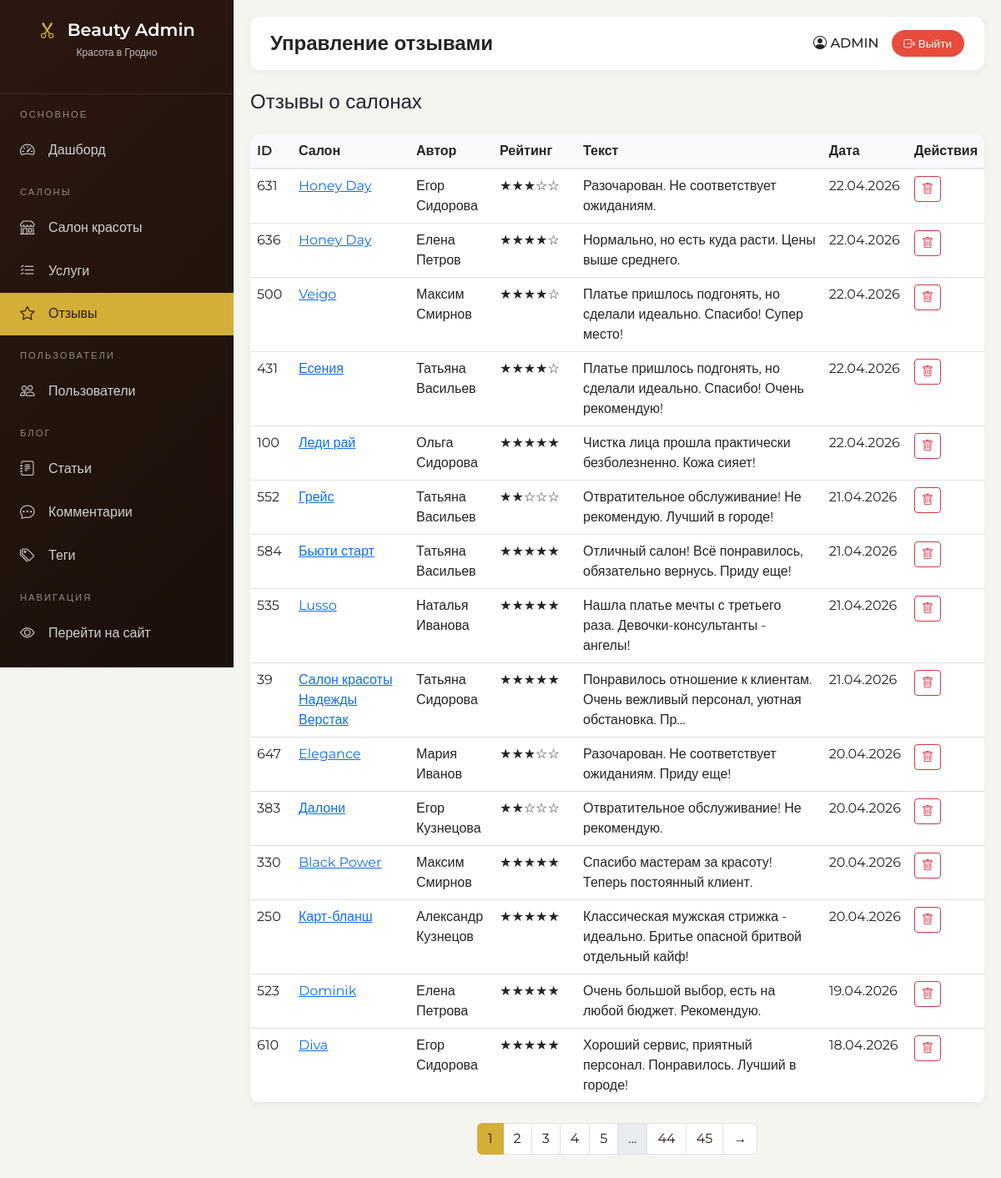
The page /admin/reviews (signed in) on the database as committed earlier.
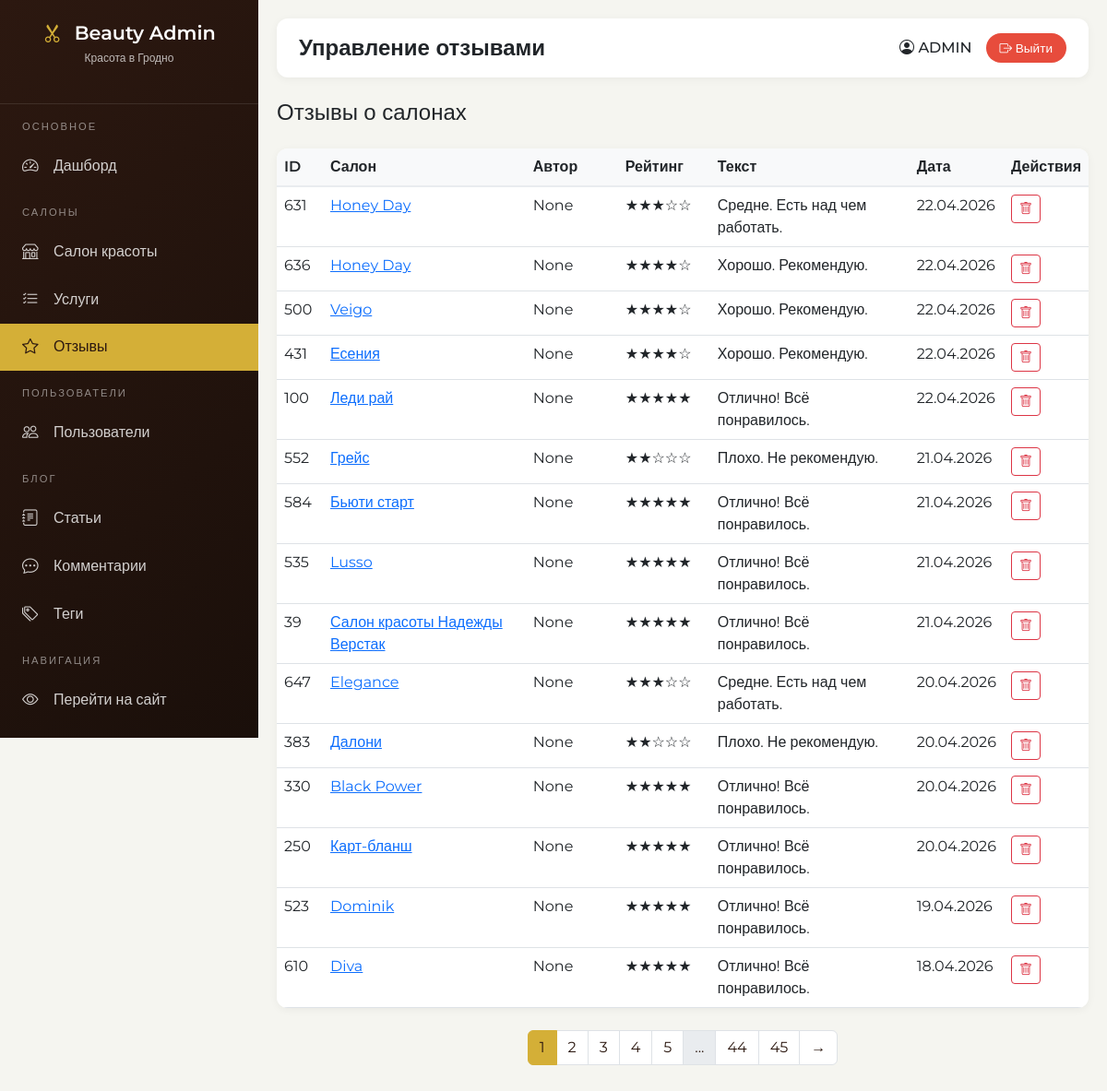
The same page on the database as committed later.
### models.py (models this page shows, shortened)
class User(db.Model, UserMixin):
    __tablename__ = 'users'
    id = db.Column(db.Integer, primary_key=True)
    email = db.Column(db.String(100), unique=True, nullable=False)
    first_name = db.Column(db.String(50))
    last_name = db.Column(db.String(50))
    password_hash = db.Column(db.String(255), nullable=False)
    is_active = db.Column(db.Boolean, default=True)
    created_at = db.Column(db.DateTime, default=datetime.now)
    is_admin = db.Column(db.Boolean, default=False)
    phone = db.Column(db.String(20))
    avatar_url = db.Column(db.String(300))
    favorite_salons = db.relationship('Salon', secondary=user_favorites, backref='fans', lazy='dynamic')

class Review(db.Model):
    __tablename__ = 'reviews'
    id = db.Column(db.Integer, primary_key=True)
    salon_id = db.Column(db.Integer, db.ForeignKey('salons.id'))
    author_name = db.Column(db.String(100))
    rating = db.Column(db.Integer)
    text = db.Column(db.Text)
    tags = db.Column(db.String(300))
    created_at = db.Column(db.DateTime, server_default=db.func.now())
    user_id = db.Column(db.Integer, db.ForeignKey('users.id'), nullable=True)
    user = db.relationship('User', backref='reviews', lazy=True)  # Добавлено

class Salon(db.Model):
    __tablename__ = 'salons'
    id = db.Column(db.Integer, primary_key=True)
    name = db.Column(db.String(200))
    category = db.Column(db.String(100))
    description = db.Column(db.Text)
    address = db.Column(db.String(300))
    district = db.Column(db.String(100))
    phone = db.Column(db.String(20))
    working_hours = db.Column(db.String(200))
    rating = db.Column(db.Float, default=0.0)
    reviews_count = db.Column(db.Integer, default=0)
    is_verified = db.Column(db.Boolean, default=False)
    image_url = db.Column(db.String(300), default='/static/img/default.png')
    created_at = db.Column(db.DateTime, server_default=db.func.now())
    social_instagram = db.Column(db.String(300))
    social_vk = db.Column(db.String(300))
    social_facebook = db.Column(db.String(300))
    social_telegram = db.Column(db.String(300))
    services = db.relationship('Service', backref='salon', lazy=True, cascade='all, delete-orphan')
    reviews = db.relationship('Review', backref='salon', lazy=True, cascade='all, delete-orphan')

### admin.py (the view)
@admin_bp.route('/reviews')
@login_required
@admin_required
def reviews():
    page = request.args.get('page', 1, type=int)
    per_page = 15
    pagination = Review.query.order_by(desc(Review.created_at)).paginate(page=page, per_page=per_page, error_out=False)
    return render_template('admin/reviews.html',
        title='Управление отзывами',
        reviews=pagination.items,
        pagination=pagination
    )

### admin.py (called while the page is built)
def admin_required(f):
    @wraps(f)
    def decorated_function(*args, **kwargs):
        if not current_user.is_authenticated or not current_user.is_admin:
            abort(403)
        return f(*args, **kwargs)
    return decorated_function

### app.py (called while the page is built)
@login_manager.user_loader
def load_user(user_id):
    return User.query.get(int(user_id))

@app.context_processor
def inject_now():
    return {'now': datetime.now()}

@app.context_processor
def inject_user():
    user_favorites = []
    if current_user.is_authenticated:
        user_favorites = [s.id for s in current_user.favorite_salons.all()]
    return {
        'current_user': current_user,
        'user_favorites': user_favorites
    }

### templates/admin/reviews.html (shortened to what this page needs)
{% extends "admin/base.html" %}
{% block content %}
<div class="d-flex justify-content-between align-items-center mb-4">
    <h4 class="mb-0">Отзывы о салонах</h4>
</div>
<div class="admin-table">
    <div class="table-responsive">
        <table class="table table-hover">
            <thead>
                <tr>
                    <th style="width: 50px;">ID</th>
                    <th>Салон</th>
                    <th style="width: 100px;">Автор</th>
                    <th style="width: 100px;">Рейтинг</th>
                    <th>Текст</th>
                    <th style="width: 100px;">Дата</th>
                    <th style="width: 80px;">Действия</th>
                </tr>
            </thead>
            <tbody>
                {% for review in reviews %}
                <tr>
                    <td>{{ review.id }}</td>
                    <td><a href="/catalog/{{ review.salon_id }}" target="_blank">{{ review.salon.name[:30] }}</a></td>
                    <td>{{ review.author_name }}</td>
                    <td class="text-nowrap">{% for i in range(review.rating) %}★{% endfor %}{% for i in range(5-review.rating) %}☆{% endfor %}</td>
                    <td>{{ review.text[:80] }}{% if review.text|length > 80 %}...{% endif %}</td>
                    <td>{{ review.created_at.strftime('%d.%m.%Y') }}</td>
                    <td class="text-nowrap">
                        <form method="post" action="{{ url_for('admin.delete_review', id=review.id) }}" class="d-inline delete-confirm">
                            <button type="submit" class="btn btn-sm btn-outline-danger">
                                <i class="bi bi-trash"></i>
                            </button>
                        </form>
                    </td>
                </tr>
                {% endfor %}
            </tbody>
        </table>
    </div>
</div>
{% if pagination.pages > 1 %}
<nav>
    <ul class="pagination justify-content-center">
        {% for page_num in pagination.iter_pages() %}
            {% if page_num %}
                <li class="page-item {% if page_num == pagination.page %}active{% endif %}">
                    <a class="page-link" href="?page={{ page_num }}">{{ page_num }}</a>
                </li>
            {% else %}
                <li class="page-item disabled"><span class="page-link">...</span></li>
            {% endif %}
        {% endfor %}
        {% if pagination.has_next %}
        <li class="page-item"><a class="page-link" href="?page={{ pagination.next_num }}">→</a></li>
        {% endif %}
    </ul>
</nav>
{% endif %}
{% endblock %}

### templates/admin/base.html (shortened to what this page needs)
<!DOCTYPE html>
<html lang="ru">
<head>
    <link href="https://cdn.jsdelivr.net/npm/bootstrap@5.3.0/dist/css/bootstrap.min.css" rel="stylesheet">
    <link rel="stylesheet" href="https://cdn.jsdelivr.net/npm/bootstrap-icons@1.10.0/font/bootstrap-icons.css">
</head>
<body>
    <div class="admin-wrapper">
        <div class="admin-sidebar">
            <div class="sidebar-header">
                <h3><i class="bi bi-scissors me-2"></i> Beauty Admin</h3>
                <p>Красота в Гродно</p>
            </div>
            <div class="nav-section">ОСНОВНОЕ</div>
            <a href="{{ url_for('admin.index') }}" class="nav-link {% if request.endpoint == 'admin.index' %}active{% endif %}">
                <i class="bi bi-speedometer2"></i> <span>Дашборд</span>
            </a>
            <div class="nav-section">САЛОНЫ</div>
            <a href="{{ url_for('admin.salons') }}" class="nav-link {% if request.endpoint == 'admin.salons' %}active{% endif %}">
                <i class="bi bi-shop"></i> <span>Салон красоты</span>
            </a>
            <a href="{{ url_for('admin.services') }}" class="nav-link {% if request.endpoint == 'admin.services' %}active{% endif %}">
                <i class="bi bi-list-check"></i> <span>Услуги</span>
            </a>
            <a href="{{ url_for('admin.reviews') }}" class="nav-link {% if request.endpoint == 'admin.reviews' %}active{% endif %}">
                <i class="bi bi-star"></i> <span>Отзывы</span>
            </a>
            <div class="nav-section">ПОЛЬЗОВАТЕЛИ</div>
            <a href="{{ url_for('admin.users') }}" class="nav-link {% if request.endpoint == 'admin.users' %}active{% endif %}">
                <i class="bi bi-people"></i> <span>Пользователи</span>
            </a>
            <div class="nav-section">БЛОГ</div>
            <a href="{{ url_for('admin.blog_posts') }}" class="nav-link {% if request.endpoint == 'admin.blog_posts' %}active{% endif %}">
                <i class="bi bi-journal-text"></i> <span>Статьи</span>
            </a>
            <a href="{{ url_for('admin.blog_comments') }}" class="nav-link {% if request.endpoint == 'admin.blog_comments' %}active{% endif %}">
                <i class="bi bi-chat-dots"></i> <span>Комментарии</span>
            </a>
            <a href="{{ url_for('admin.blog_tags') }}" class="nav-link {% if request.endpoint == 'admin.blog_tags' %}active{% endif %}">
                <i class="bi bi-tags"></i> <span>Теги</span>
            </a>
            <div class="nav-section">НАВИГАЦИЯ</div>
            <a href="{{ url_for('home') }}" class="nav-link" target="_blank">
                <i class="bi bi-eye"></i> <span>Перейти на сайт</span>
            </a>
        </div>
        <div class="admin-content">
            <div class="admin-topbar">
                <h2 class="page-title">{{ title }}</h2>
                <div class="user-info">
                    <span class="user-name">
                        <i class="bi bi-person-circle"></i>
                        {{ current_user.first_name or current_user.email }}
                    </span>
                    <a href="{{ url_for('logout') }}" class="btn-logout">
                        <i class="bi bi-box-arrow-right"></i> Выйти
                    </a>
                </div>
            </div>
            {% block content %}{% endblock %}
        </div>
    </div>
</body>
</html>

### templates/admin/base.html (style rules this page uses)
* { margin: 0; padding: 0; box-sizing: border-box; }
body { font-family: 'Montserrat', sans-serif; background-color: #f5f5f0; }
.admin-wrapper { display: flex; min-height: 100vh; }
.admin-sidebar { width: 280px; background: linear-gradient(135deg, #2c1810 0%, #1a0f0a 100%); color: #fff; position: fixed; height: 100vh; overflow-y: auto; transition: all 0.3s; }
.admin-sidebar .sidebar-header { padding: 1.5rem; text-align: center; border-bottom: 1px solid rgba(255,255,255,0.1); }
.admin-sidebar .sidebar-header h3 { font-size: 1.3rem; margin: 0; font-weight: 600; }
.admin-sidebar .sidebar-header h3 i { margin-right: 10px; color: #d4af37; }
.admin-sidebar .sidebar-header p { font-size: 0.75rem; opacity: 0.7; margin-top: 5px; }
.admin-sidebar .nav-link { color: rgba(255,255,255,0.8); padding: 0.8rem 1.5rem; transition: all 0.3s; display: flex; align-items: center; gap: 12px; }
.admin-sidebar .nav-link.active { background: #d4af37; color: #2c1810; }
.admin-sidebar .nav-link i { width: 22px; font-size: 1.1rem; }
.admin-sidebar .nav-section { padding: 1rem 1.5rem 0.5rem; font-size: 0.7rem; text-transform: uppercase; letter-spacing: 2px; opacity: 0.5; }
.admin-content { flex: 1; margin-left: 280px; padding: 20px; }
.admin-topbar { background: white; border-radius: 12px; padding: 1rem 1.5rem; margin-bottom: 1.5rem; display: flex; justify-content: space-between; align-items: center; box-shadow: 0 2px 10px rgba(0,0,0,0.05); }
.admin-topbar .page-title { font-size: 1.5rem; font-weight: 600; margin: 0; }
.admin-topbar .user-info { display: flex; align-items: center; gap: 15px; }
.admin-topbar .user-info .user-name { font-weight: 500; }
.admin-topbar .user-info .btn-logout { background: #e74c3c; color: white; border: none; padding: 6px 15px; border-radius: 25px; font-size: 0.85rem; text-decoration: none; }
.admin-table { background: white; border-radius: 12px; overflow: hidden; box-shadow: 0 2px 10px rgba(0,0,0,0.05); }
.admin-table table { margin-bottom: 0; }
.admin-table th { background: #f8f9fa; border-bottom: 2px solid #e9ecef; font-weight: 600; }
.pagination { margin-top: 1.5rem; }
.pagination .page-link { color: #2c1810; }
.pagination .active .page-link { background: #d4af37; border-color: #d4af37; color: #2c1810; }

Rows that differ between the two databases and show on the page:
changed Review id 631: author_name "Егор Сидорова" → "None"; text "Разочарован. Не соответствует ожиданиям." → "Средне. Есть над чем работать."
changed Review id 636: author_name "Елена Петров" → "None"; text "Нормально, но есть куда расти. Цены выше среднего." → "Хорошо. Рекомендую."
changed Review "Veigo": author_name "Максим Смирнов" → "None"; text "Платье пришлось подгонять, но сделали идеально. Спасибо! Супер место!" → "Хорошо. Рекомендую."
changed Review "Есения": author_name "Татьяна Васильев" → "None"; text "Платье пришлось подгонять, но сделали идеально. Спасибо! Очень рекомендую!" → "Хорошо. Рекомендую."
changed Review "Леди рай": author_name "Ольга Сидорова" → "None"; text "Чистка лица прошла практически безболезненно. Кожа сияет!" → "Отлично! Всё понравилось."
changed Review "Грейс": author_name "Татьяна Васильев" → "None"; text "Отвратительное обслуживание! Не рекомендую. Лучший в городе!" → "Плохо. Не рекомендую."
changed Review "Бьюти старт": author_name "Татьяна Васильев" → "None"; text "Отличный салон! Всё понравилось, обязательно вернусь. Приду еще!" → "Отлично! Всё понравилось."
changed Review "Lusso": author_name "Наталья Иванова" → "None"; text "Нашла платье мечты с третьего раза. Девочки-консультанты - ангелы!" → "Отлично! Всё понравилось."
changed Review "Салон красоты Надежды Верстак": author_name "Татьяна Сидорова" → "None"; text "Понравилось отношение к клиентам. Очень вежливый персонал, уютная обстановка. Пр" → "Отлично! Всё понравилось."; no longer shows "..."
changed Review "Elegance": author_name "Мария Иванов" → "None"; text "Разочарован. Не соответствует ожиданиям. Приду еще!" → "Средне. Есть над чем работать."
changed Review "Далони": author_name "Егор Кузнецова" → "None"; text "Отвратительное обслуживание! Не рекомендую." → "Плохо. Не рекомендую."
changed Review "Black Power": author_name "Максим Смирнов" → "None"; text "Спасибо мастерам за красоту! Теперь постоянный клиент." → "Отлично! Всё понравилось."
changed Review "Карт-бланш": author_name "Александр Кузнецов" → "None"; text "Классическая мужская стрижка - идеально. Бритье опасной бритвой отдельный кайф!" → "Отлично! Всё понравилось."
changed Review "Dominik": author_name "Елена Петрова" → "None"; text "Очень большой выбор, есть на любой бюджет. Рекомендую." → "Отлично! Всё понравилось."
changed Review "Diva": author_name "Егор Сидорова" → "None"; text "Хороший сервис, приятный персонал. Понравилось. Лучший в городе!" → "Отлично! Всё понравилось."
